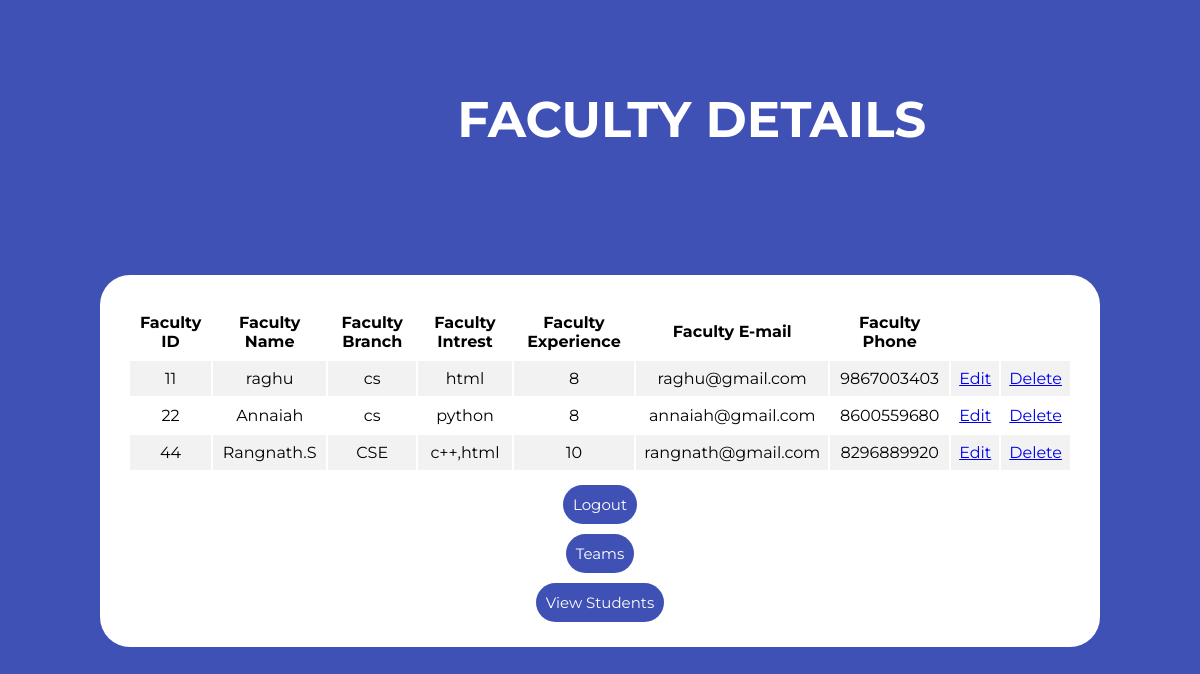
The app's page /faculty.php (signed in), older data.
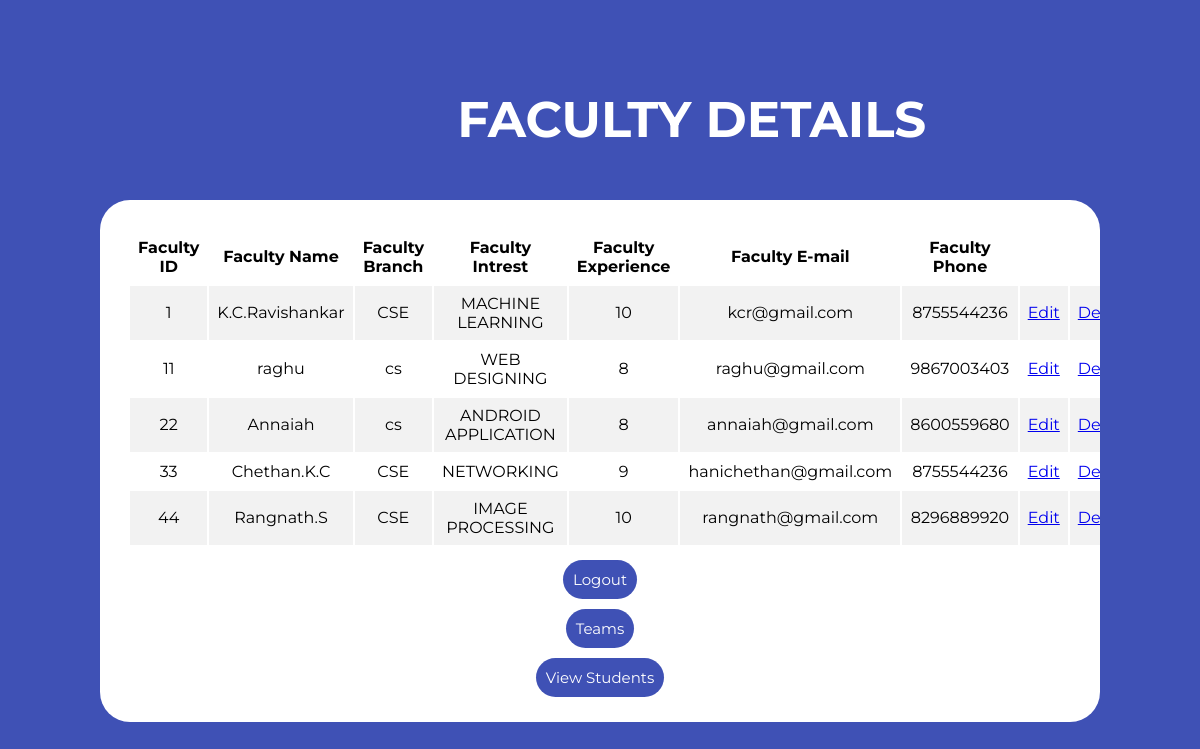
The same page, newer data.
### tables this page shows
CREATE TABLE `faculty` (
  `fid` int(11) NOT NULL,
  `fname` varchar(30) DEFAULT NULL,
  `branch` varchar(10) DEFAULT NULL,
  `intrest` varchar(30) DEFAULT NULL,
  `exp` int(11) DEFAULT NULL,
  `email` varchar(30) DEFAULT NULL,
  `phone` mediumtext,
  PRIMARY KEY (`fid`)
);

### faculty.php (the view, shortened to what this page needs)
<?php
include 'config.php';
?>
<!DOCTYPE html>
<html lang="en">
<head>
    <link rel="stylesheet" href="css/faculty.css">
</head>
<body>
    <div class="container">
        <span class="pro">FACULTY DETAILS</span>
        <div class="main">
            <table style="width:100%">
                <tr>
                    <th>Faculty ID</th>
                    <th>Faculty Name</th>
                    <th>Faculty Branch</th>
                    <th>Faculty Intrest</th>
                    <th>Faculty Experience</th>
                    <th>Faculty E-mail</th>
                    <th>Faculty Phone</th>
                </tr>
                <?php
                $sql = "SELECT * FROM faculty";
                if ($result = $conn->query($sql)) {
                    while ($row = $result->fetch_assoc()) {
                        $fid = $row["fid"];
                        $fname = $row["fname"];
                        $branch = $row["branch"];
                        $intrest = $row["intrest"];
                        $exp = $row["exp"];
                        $email = $row["email"];
                        $phone = $row["phone"];
                        echo '<tr>
                                  <td>'.$fid.'</td>
                                  <td>'.$fname.'</td>
                                  <td>'.$branch.'</td>
                                  <td>'.$intrest.'</td>
                                  <td>'.$exp.'</td>
                                  <td>'.$email.'</td>
                                  <td>'.$phone.'</td>
                                  <td><a href="editfac.php?edited=1&id='.$fid.'">Edit</a></td>
                                  <td><a href="faculty.php?deleted=1&id='.$fid.'">Delete</a></td>
                              </tr>';
                    }
                }
                ?>
            </table>
            <form action="login.php" method="POST" align="center">
                <input type="submit" name="logout" value="Logout" >
            </form>
            <form action="edteam.php" method="POST" align="center">
                <input type="submit" name="team" value="Teams">
            </form>
            <form action="skill.php" method="POST" align="center">
                <input type="submit" name="vs" value="View Students">
            </form>
        </div>
    </div>
</body>
</html>

### css/faculty.css (style rules this page uses)
* { margin: 0; padding: 0; font-family: 'Montserrat',monospace; }
.container { background: #3f51b5; width: 100%; height: 921px; display: flex; justify-content: center; align-items: center; overflow: auto; }
.main { background-color: white; width: 80%; border-radius: 30px; z-index: 1; margin: 70px; padding: 20px; overflow: auto; }
table, th, td { padding: 8px; text-align: center; justify-content: center; align-items: center; }
tr:nth-child(even) { background-color: #f2f2f2; }
input { margin: 5px; padding: 10px; font-size: 15px; color: white; background: #3f51b5; border: none; border-radius: 20px; }
.pro { font-weight: bold; font-size: 50px; position: absolute; top: 89px; left: 38.1%; color: white; font-family: 'Montserrat',monospace; overflow: auto; z-index: 20; }

Row changes from the older to the newer data that the page shows:
added faculty: fid "1", fname "K.C.Ravishankar", branch "CSE", intrest "MACHINE LEARNING", exp "10", email "kcr@gmail.com", phone "8755544236"
changed faculty "raghu": intrest "html" → "WEB DESIGNING"
changed faculty "Annaiah": intrest "python" → "ANDROID APPLICATION"
added faculty: fid "33", fname "Chethan.K.C", branch "CSE", intrest "NETWORKING", exp "9", email "hanichethan@gmail.com", phone "8755544236"
changed faculty "Rangnath.S": intrest "c++,html" → "IMAGE PROCESSING"
